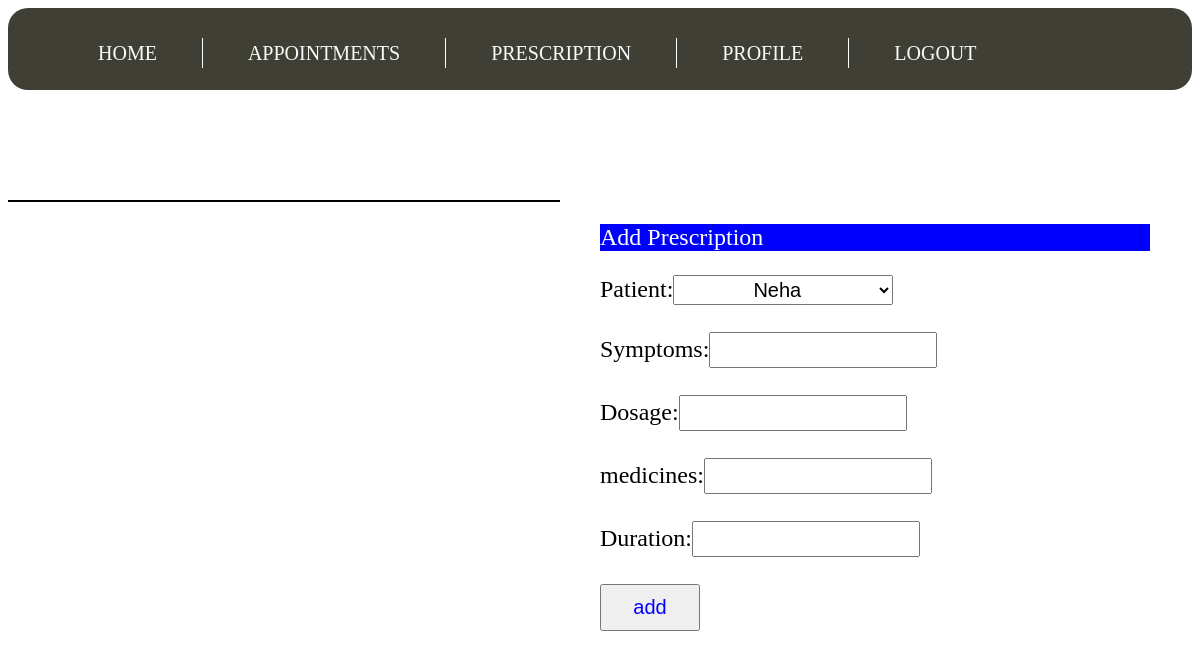
/pres/ (signed in), run on an earlier commit of the app's database.
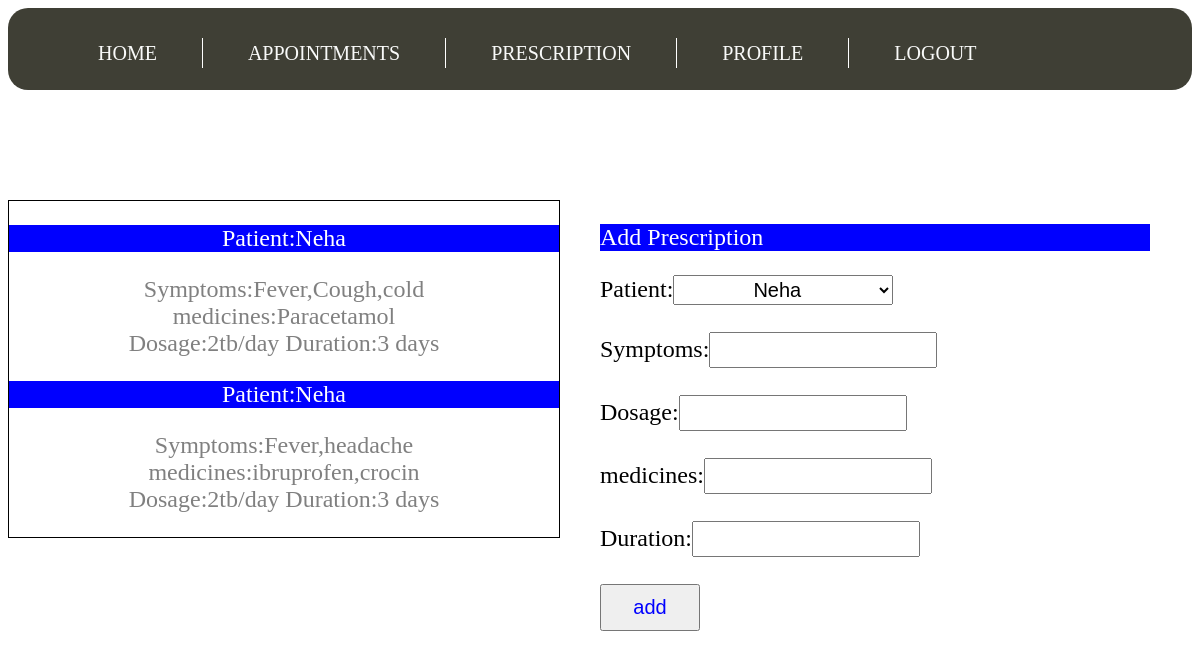
And on a later commit of the database.
### Hospital_app/models.py (models this page shows)
class Prescription(models.Model):
    symptoms = models.CharField(max_length=1500)
    medicines = models.CharField(max_length=1500)
    patient = models.ForeignKey('Patient',on_delete=models.CASCADE)
    Doc = models.ForeignKey('Doctor',on_delete=models.CASCADE)
    Dosage = models.CharField(max_length=1500)
    Duration = models.CharField(max_length=1500)

class Patient(models.Model):
    user = models.OneToOneField(User,on_delete=models.CASCADE)
    Name = models.CharField(max_length=1500)
    Email = models.EmailField()
    gender = models.CharField(max_length=1500)
    phone_no = models.BigIntegerField()

### Hospital_app/views.py (the view, shortened to what this page needs)
# urls.py: url(r'pres/',prescribe.as_view(),name="pres"),
class prescribe(View):
    def get(self,request):
        if request.user.is_active:
            try:
                request.user.doctor
            except ObjectDoesNotExist:
                return HttpResponse("LOGIN FIRST")
            pres = Prescription.objects.filter(Doc = request.user.doctor)
            pat = Patient.objects.all()
            context = {'pres':pres,'pat':pat}
            template = loader.get_template("prescription.html")
            return HttpResponse(template.render(context,request))

### Hospital_app/templates/prescription.html (shortened to what this page needs)
<!DOCTYPE html>
<html>
<head>
	{% load staticfiles %}
<link rel="stylesheet" href="https://cdnjs.cloudflare.com/ajax/libs/font-awesome/4.7.0/css/font-awesome.min.css">
</head>
<body>
{% load staticfiles %}
<link rel = "stylesheet" type="text/css" href = "{% static 'header.css' %}">
<div id = "menu">
<font size = "5">
<ul>
<li><a href ="{% url 'Hospital_app:doctor' %}">home</a></li>
    <li><a href ="{% url 'Hospital_app:app_doctor' %}">appointments</a></li>
    <li><a href ="{% url 'Hospital_app:pres' %}">prescription</a></li>
    <li><a href ="{% url 'Hospital_app:patient_profile' %}">profile</a></li>
<li><a href="{% url 'Hospital_app:logout' %}">logout</a></li>
</ul>
</div>
    <div id = "all_details" style="position: absolute;top:25%;border:solid 1px;width:550px;text-align:center;">
        {% for prescription in pres %}
        <p style = "background-color:blue;color:white;"> Patient:{{ prescription.patient.user.username}}</p>
        <P style = "color: grey;">Symptoms:{{ prescription.symptoms }}<br>
        medicines:{{ prescription.medicines }}<br>
        Dosage:{{ prescription.Dosage }}
        Duration:{{ prescription.Duration }}</P>
        {% endfor %}
    </div>
<div id = "update_pres" style="position: absolute;left:50%;top:25%;width:550px;">
    <p style = "background-color:blue;color:white;">Add Prescription</p>
    <form action = "{% url 'Hospital_app:pres' %}" method = "post" name="myForm" onsubmit = "return(validate());">
        Patient:<select style="width:220px;height:30px;font-size:20px;text-align:center;" name ="username">
        {% for pa in pat %}
        <option value = "{{ pa.user.username }}">{{ pa.user.username }}</option>
    </select>
        {% endfor %}
        <br><br>
        Symptoms:<input style="width:220px;height:30px;font-size:20px;" name="symptoms"><br><br>
        Dosage:<input style="width:220px;height:30px;font-size:20px;" name="dosage"><br><br>
        medicines:<input style="width:220px;height:30px;font-size:20px;" name="medicines"><br><br>
        Duration:<input style="width:220px;height:30px;font-size:20px;" name="duration"><br><br>
        <input type = "submit" value = "add">
    </form>
</div>

### Hospital_app/static/header.css (style rules this page uses)
#menu { height: 70px; width: 100%; background:rgba( 43, 43, 32,0.9); padding:6px 0; border-radius: 20px; }
ul { list-style: none; padding:0 45px; margin-left: 0px; }
#menu ul li { float:left; padding:0 45px; height:30px; border-right:1px solid white; }
#menu ul li:last-child { border-right:none; }
#menu ul li a { text-decoration: none; text-transform: uppercase; font-size:20px; color:#f9faf9; line-height: 30px; transition: font-size 0.4s ease; }

### Hospital_app/templates/prescription.html (style rules this page uses)
input[type=submit] { color:blue; width:100px; font-size:20px; font-family: sans-serif; padding: 10px 0; transition: border 0.5s; }

What changed in the data, as far as the page shows it:
added Prescription: patient.user.username "Neha", symptoms "Fever,Cough,cold", medicines "Paracetamol", Dosage "2tb/day", Duration "3 days"
added Prescription: patient.user.username "Neha", symptoms "Fever,headache", medicines "ibruprofen,crocin", Dosage "2tb/day", Duration "3 days"
